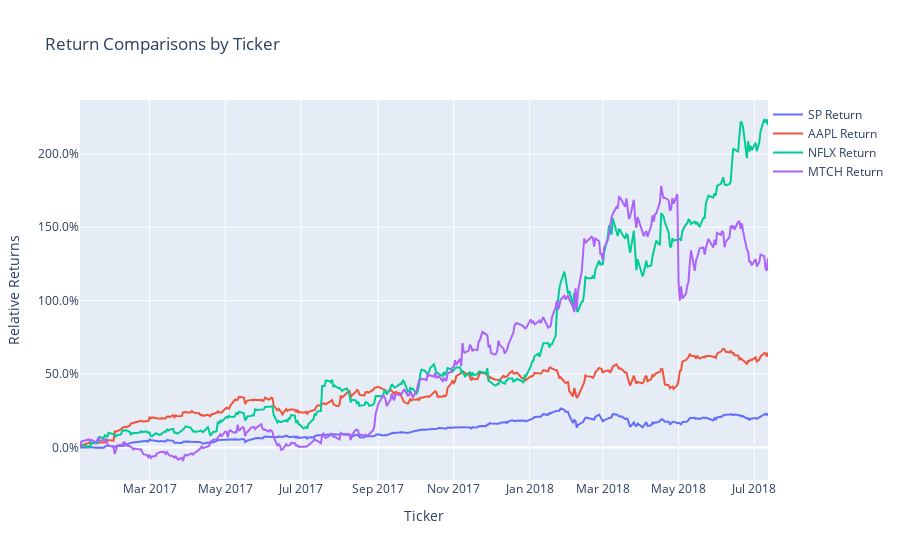

Notebook cell for this chart:
### Code cell
trace1 = go.Scatter(
    x = chart_data_eval_pivot_relative['Date'],
    y = chart_data_eval_pivot_relative['^GSPC'],
    mode = 'lines',
    name = 'SP Return')

trace2 = go.Scatter(
    x = chart_data_eval_pivot_relative['Date'],
    y = chart_data_eval_pivot_relative['AAPL'],
    mode = 'lines',
    name = 'AAPL Return')

trace3 = go.Scatter(
    x = chart_data_eval_pivot_relative['Date'],
    y = chart_data_eval_pivot_relative['NFLX'],
    mode = 'lines',
    name = 'NFLX Return')

trace4 = go.Scatter(
    x = chart_data_eval_pivot_relative['Date'],
    y = chart_data_eval_pivot_relative['MTCH'],
    mode = 'lines',
    name = 'MTCH Return')

data = [trace1, trace2, trace3, trace4]

layout = go.Layout(title = 'Return Comparisons by Ticker'
    , barmode = 'group'
    , yaxis=dict(title='Relative Returns', tickformat=".1%")
    , xaxis=dict(title='Ticker')
    , legend=dict(x=1,y=1)
    )

fig = go.Figure(data=data, layout=layout)
iplot(fig)

### Figure 1 — Plotly figure (JSON) as saved in the notebook; plotly's stock layout.template omitted (floating-point values rounded to 4 significant figures; data arrays with more than 128 entries replaced by an {"elided": "..."} marker saying what was removed)
{"data": [{"mode": "lines", "name": "SP Return", "type": "scatter", "x": {"elided": "383 str values"}, "y": {"elided": "383 float values"}}, {"mode": "lines", "name": "AAPL Return", "type": "scatter", "x": {"elided": "383 str values"}, "y": {"elided": "383 float values"}}, {"mode": "lines", "name": "NFLX Return", "type": "scatter", "x": {"elided": "383 str values"}, "y": {"elided": "383 float values"}}, {"mode": "lines", "name": "MTCH Return", "type": "scatter", "x": {"elided": "383 str values"}, "y": {"elided": "383 float values"}}], "layout": {"barmode": "group", "legend": {"x": 1, "y": 1}, "title": {"text": "Return Comparisons by Ticker"}, "xaxis": {"title": {"text": "Ticker"}}, "yaxis": {"tickformat": ".1%", "title": {"text": "Relative Returns"}}}}
